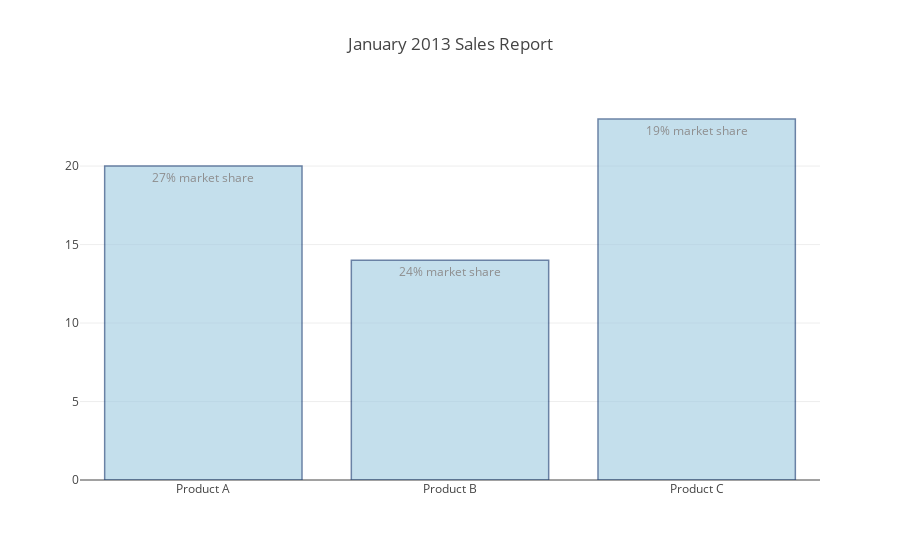

The notebook cell this image was saved under:
### Markdown cell above
### Bar Chart with Hover Text

### Code cell
import plotly.plotly as py
import plotly.graph_objs as go

trace0 = go.Bar(
    x=['Product A', 'Product B', 'Product C'],
    y=[20, 14, 23],
    text=['27% market share', '24% market share', '19% market share'],
    marker=dict(
        color='rgb(158,202,225)',
        line=dict(
            color='rgb(8,48,107)',
            width=1.5,
        )
    ),
    opacity=0.6
)

data = [trace0]
layout = go.Layout(
    title='January 2013 Sales Report',
)

fig = go.Figure(data=data, layout=layout)
plotly.offline.iplot(fig, filename='text-hover-bar')

### Figure 1 — Plotly figure (JSON) as saved in the notebook; plotly's stock layout.template omitted (floating-point values rounded to 4 significant figures)
{"data": [{"marker": {"color": "rgb(158,202,225)", "line": {"color": "rgb(8,48,107)", "width": 1.5}}, "opacity": 0.6, "text": ["27% market share", "24% market share", "19% market share"], "type": "bar", "x": ["Product A", "Product B", "Product C"], "y": [20, 14, 23]}], "layout": {"title": "January 2013 Sales Report"}}
